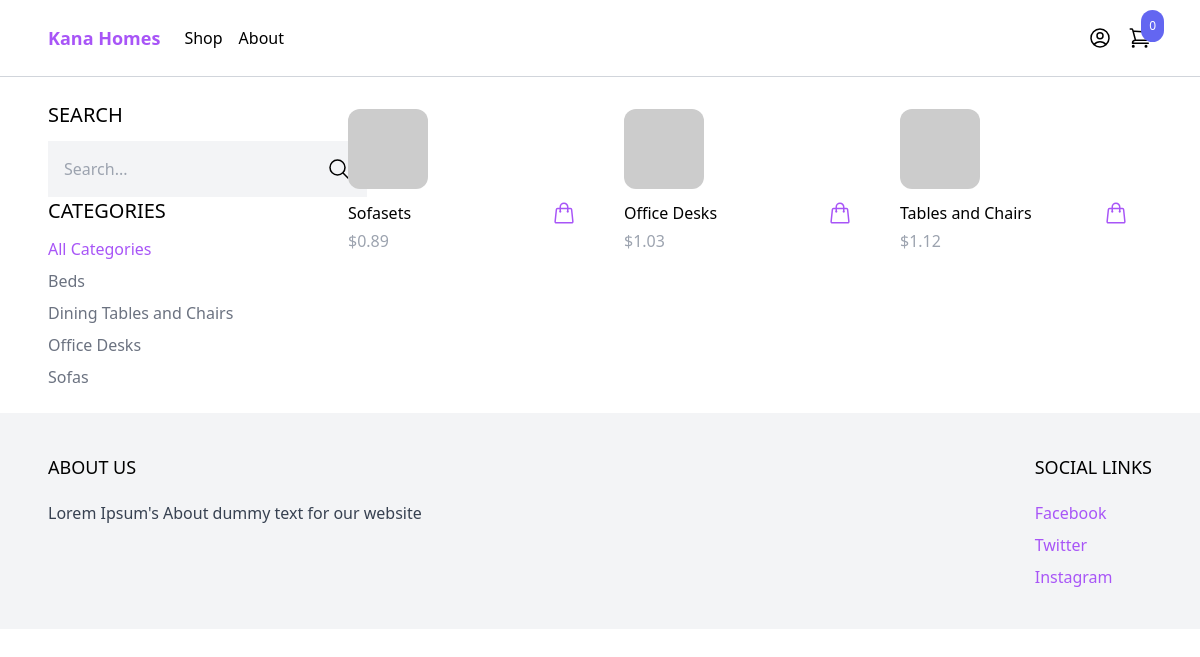
The app's page /shop/, older data.
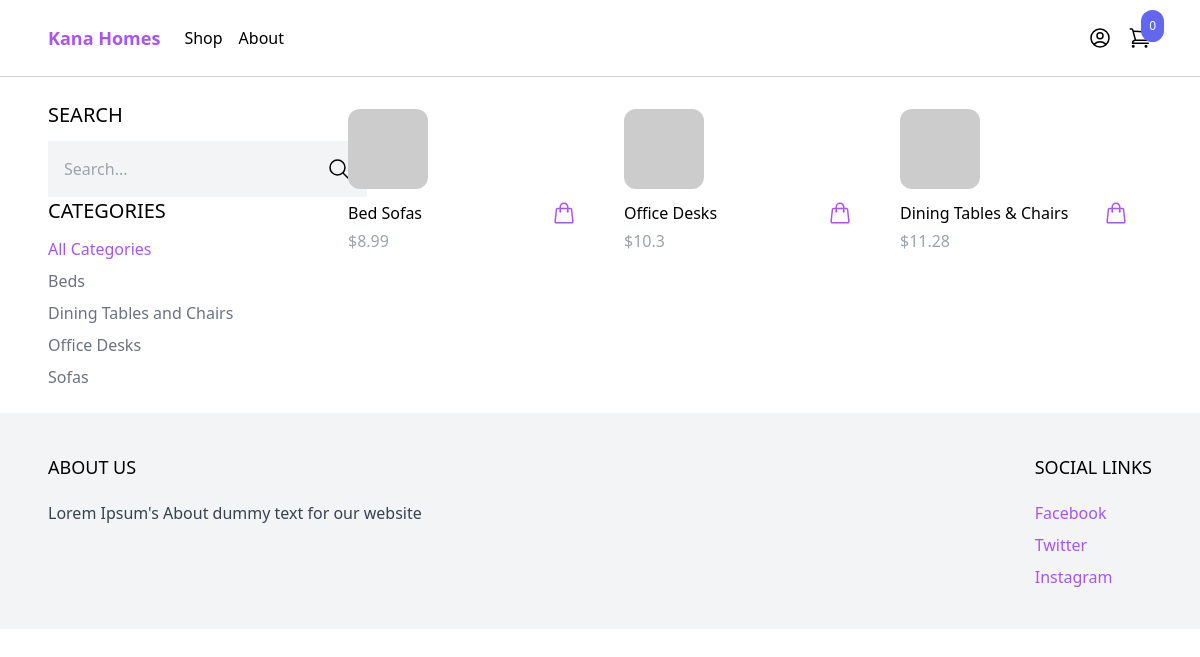
The same page, newer data.
### product/models.py (models this page shows, shortened)
class Category(models.Model):
    name = models.CharField(max_length=255)
    slug = models.SlugField()
    class Meta:
        ordering = ('name',)

class Product(models.Model):
    category = models.ForeignKey(Category, related_name='products', on_delete=models.CASCADE)
    name = models.CharField(max_length=255)
    slug = models.SlugField()
    description = models.TextField(blank=True, null=True)
    price = models.IntegerField()
    created_at = models.DateTimeField(auto_now_add=True)
    image = models.ImageField(upload_to='uploads/', blank=True, null=True)
    thumbnail = models.ImageField(upload_to='uploads/', blank=True, null=True)
    class Meta:
        ordering = ('-created_at',)
    def get_display_price(self):
        return self.price / 100
    def get_thumbnail(self):
        if self.thumbnail:
            return self.thumbnail.url
        else:
            if self.image:
                self.thumbnail = self.make_thumbnail(self.image)
                self.save()
                return self.thumbnail.url
            else:
                return 'https://via.placeholder.com/240x240x.jpg'

### core/views.py (the view)
# urls.py: path('shop/', shop, name='shop'),
def shop(request):
    categories = Category.objects.all()
    products = Product.objects.all()
    active_category = request.GET.get('category', '')
    if active_category:
        products = products.filter(category__slug=active_category)
    query = request.GET.get('query', '')
    if query:
        products = products.filter(Q(name__icontains=query) | Q(description__icontains=query)) #searching in both the name and description fields
    context = {
        'categories': categories,
        'products': products,
        'active_category': active_category
    }
    return render(request, 'core/shop.html', context)

### cart/cart.py (called while the page is built)
    def __len__(self):
        return sum(item['quantity'] for item in self.cart.values())

### cart/content_processors.py (called while the page is built)
def cart(request):
    return {'cart': Cart(request)}

### core/templates/core/shop.html
{% extends 'core/base.html' %}
{% block content%}
<div class="max-w-6xl mx-auto flex flex-wrap items-start py-6 px-6 xl:px-0">
    <div class="filters w-full lg:w-1/4">
        <h3 class="mb-3 text-xl uppercase">
            Search
        </h3>
        <form method="get" action=".">
            <div class="flex">
                <input type="text" name="query" class="p-4 bg-gray-100 border-0" placeholder="Search..."/>
                <button class="p-4 bg-gray-100 border-0">
                    <svg xmlns="http://www.w3.org/2000/svg" fill="none" viewBox="0 0 24 24" stroke-width="1.5" stroke="currentColor" class="w-6 h-6">
                        <path stroke-linecap="round" stroke-linejoin="round" d="M21 21l-5.197-5.197m0 0A7.5 7.5 0 105.196 5.196a7.5 7.5 0 0010.607 10.607z" />
                      </svg>
                </button>
            </div>
        </form>
        <h3 mt-6 class="mb-3 text-xl uppercase">
            Categories
        </h3>
        <ul class="space-y-2">
            <li><a href="{% url 'shop' %}" class="{% if not active_category %}text-purple-500{% else %}text-gray-500{% endif %}">All Categories</a></li>
            {% for category in categories %}
            <li><a href="{% url 'shop' %}?category={{ category.slug}}" class="{% if category.slug == active_category%}text-purple-500{% else %}text-gray-500{% endif %}">{{category.name}}</a></li>
            {% endfor %}
        </ul>
    </div>
    <div class="products w-full lg:w-3/4 -mt-4 flex items-center flex-wrap">
        {% for product in products %}
            {% include 'product/partials/product_list_item.html' %}
        {% endfor %}
    </div>
</div>
{% endblock %}

### core/templates/core/base.html (shortened to what this page needs)
<!DOCTYPE html>
<html lang="en">
<head>
    <script src="https://cdn.tailwindcss.com"></script>
</head>
<body>
    <nav class="border-b border-gray-300">
        <div class="max-w-6xl mx-auto py-2 px-6 xl:px-0 flex items-center justify-between">
            <div class="menu-left flex items-center space-x-6">
                <a href="#" class="py-4 text-lg text-purple-500 font-semibold">
                    Kana Homes
                </a>
                <ul class="flex items-center space-x-4">
                    <li><a href="{% url 'shop' %}">Shop</a></li>
                    <li><a href="#">About</a></li>
                </ul>
            </div>
            <div class="menu-right flex items-center space-x-4">
                <a href="#">
                </a>
               {% include 'cart/menu_cart.html' %}
            </div>
        </div>
    </nav>
    <main>
        {% block content %}
        {% endblock %}
    </main>
    <footer class="bg-gray-100">
         <div class="max-w-6xl mx-auto py-10 px-6 xl:px-0 md:flex justify-between">
            <div class="footer-left mb-12 md:mb-0">
                <h2 class="mb-5 uppercase text-lg">
                    About us
                </h2>
                <p class="text-gray-700">
                    Lorem Ipsum's About dummy text for our website
                </p>
            </div>
            <div class="footer-right">
                <h2 class="mb-5 uppercase text-lg">
                    Social Links
                </h2>
                <ul class="space-y-2">
                    <li>
                        <a href="#" class="text-purple-500 hover:text-purple-800">Facebook</a>
                    </li>
                    <li>
                        <a href="#" class="text-purple-500 hover:text-purple-800">Twitter</a>
                    </li>
                    <li>
                        <a href="#" class="text-purple-500 hover:text-purple-800">Instagram</a>
                    </li>
                </ul>
            </div>
         </div>
    </footer>
</body>
</html>

### cart/templates/cart/menu_cart.html (shortened to what this page needs)
<a href="#" id="menu_cart_button" class="relative">
      <span class="p-2 absolute -top-4 -right-3 bg-indigo-500 text-white text-xs rounded-full">{{ cart|length }}</span>
</a>

### product/templates/product/partials/product_list_item.html (shortened to what this page needs)
<div class="w-full md:w-1/3 xl:w-1/4 p-6">
    <a href="{% url 'product' product.slug %}">
        <img src="{{ product.get_thumbnail }}" class="rounded-xl hover:shadow-lg" src="" alt="">
    </a>
    <div class="pt-3 flex items-center justify-between">
        <a href="{% url 'product' product.slug %}"> {{ product.name }} </a>
        <a href="{% url 'product' product.slug %}" class="text-purple-500 hover:text-purple-800">
        </a>
    </div>
    <p class="pt-1 text-gray-400">${{product.get_display_price}}</p>
</div>

Row changes from the older to the newer data that the page shows:
changed Product: name "Sofasets" → "Bed Sofas"; get_display_price "0.89" → "8.99"
changed Product "Office Desks": get_display_price "1.03" → "10.3"
changed Product: name "Tables and Chairs" → "Dining Tables & Chairs"; get_display_price "1.12" → "11.28"
